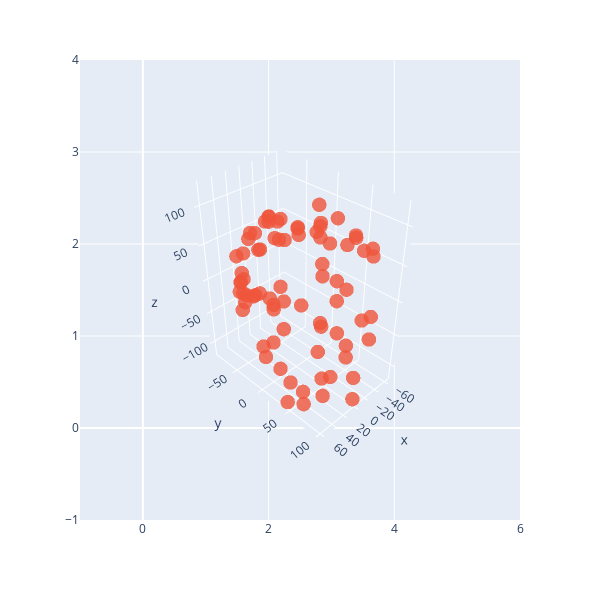

The code cell stored with this chart in its notebook:
### Code cell
# Display the result of rotation for pelvis -- it is clear that the chosen rotation matiry should work correctly.
import plotly.express as px
import plotly.graph_objects as go
fig = px.scatter(width=600, height=600)
fig.add_trace(go.Scatter3d(x = rotate_pelvis[:, 0],  y = rotate_pelvis[:,1], z=rotate_pelvis[:,2], mode = 'markers', name = 'pelvis', marker=dict(size=5,opacity=0.8)))
fig.update_scenes(aspectmode="data" )
camera = dict(
    up=dict(x=0, y=0, z=1),
    center=dict(x=0, y=0, z=0),
    eye=dict(x=2, y=2, z=2)
)
fig.update_layout(scene_camera=camera)
fig.show()

### Figure 1 — Plotly figure (JSON) as saved in the notebook; plotly's stock layout.template omitted (floating-point values rounded to 4 significant figures)
{"data": [{"hovertemplate": "<extra></extra>", "legendgroup": "", "marker": {"color": "#636efa", "symbol": "circle"}, "mode": "markers", "name": "", "orientation": "v", "showlegend": false, "type": "scatter", "xaxis": "x", "yaxis": "y"}, {"marker": {"opacity": 0.8, "size": 5}, "mode": "markers", "name": "pelvis", "type": "scatter3d", "x": [63.42, 63.42, -64.58, -64.58, 63.42, 6.865, 4.937, -32.94, -32.2, -35.57, -33.57, -5.525, -4.725, 35.54, 12.37, 17.27, 44.54, 54.32, 2.057, -10.99, 18.64, 35.04, -25.43, -49.28, -50.6, -58.36, -56.72, -53.57, -45.53, 21.25, -10.16, -27.35, 37.02, 8.857, -7.996, 23.53, 10.82, 49.07, -30.25, -28.91, 11.46, 42.91, 40.23, 45.03, -21.2, -24.43, 45.89, 45.46, 55.42, 2.993, -10.17, 19.73, 35.78, -23.35, -49.56, -49.8, -58.3, -55.23, -53.57, -44.17, 20.79, -11.53, -27.41, 37.1, 9.207, -6.58, 24.4, 10.33, 52.38, -30.18, -27.97, 10.76, 46.47, 43.11, 46.33, -18.88, -22.85, 45.82], "y": [49.28, 41.31, 65.71, 61.73, 45.3, 90.78, 100.3, -28.54, -23.43, -63.21, -58.16, -87.41, -82.74, -60.31, -31.14, -24.61, -42.76, -36.14, -81.96, -84.47, -73.34, -57.55, -73.39, 71.21, 17.36, 52.42, -17.84, -7.54, -79.66, 57.16, 77.73, 52.66, 40.43, 45.07, 24.5, -80.63, 60.94, -4.903, 37.41, 10.81, 86.67, -15.01, 9.363, 29.61, -68.61, -79.56, 49.5, -41.47, -34.66, -77.7, -80.02, -70.44, -56.3, -67.78, 76.96, 24.83, 57.02, -10.17, -6.597, -75.55, 66.56, 86.38, 59.3, 48.94, 53.64, 31.61, -78.15, 68.62, 0.4083, 38.77, 16.7, 90.7, -10.13, 15.93, 36.8, -62.74, -74.49, 58.72], "z": [-107.0, 112.1, -40.28, 45.86, 2.543, 114.0, -107.6, 50.82, -52.48, 58.25, -64.89, 40.76, -52.19, -0.8665, 84.95, -86.87, 16.52, 20.08, 37.63, 39.64, 27.41, 13.79, 61.72, 66.77, 83.9, 52.15, 86.29, 9.197, 44.67, 120.5, 99.16, 72.88, 113.8, 107.2, 85.75, 22.42, 94.2, 75.34, 16.29, 64.82, 49.4, 67.91, 91.43, 99.41, 65.05, 52.76, 122.2, -16.01, -18.8, -47.51, -50.58, -33.82, -15.43, -70.39, -60.83, -81.77, -47.17, -87.58, -8.836, -54.51, -115.1, -93.37, -68.19, -109.1, -102.8, -82.74, -29.62, -88.99, -73.38, -12.03, -62.78, -42.92, -66.73, -88.9, -95.42, -72.87, -62.65, -116.7]}], "layout": {"height": 600, "legend": {"tracegroupgap": 0}, "margin": {"t": 60}, "scene": {"aspectmode": "data", "camera": {"center": {"x": 0, "y": 0, "z": 0}, "eye": {"x": 2, "y": 2, "z": 2}, "up": {"x": 0, "y": 0, "z": 1}}}, "width": 600, "xaxis": {"anchor": "y", "domain": [0, 1]}, "yaxis": {"anchor": "x", "domain": [0, 1]}}}
